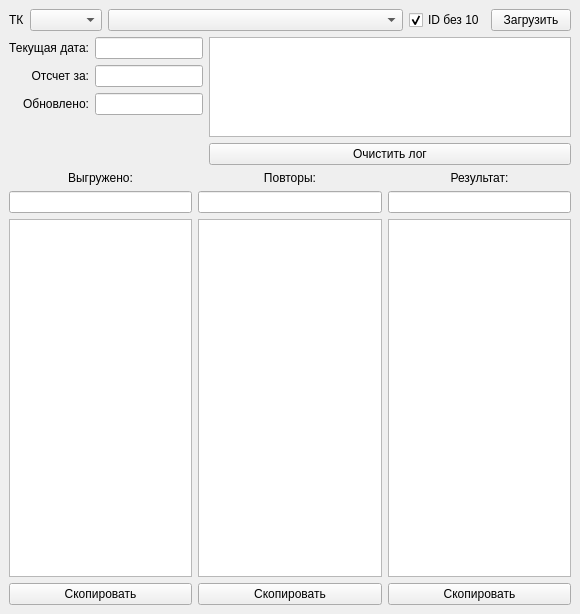
<?xml version="1.0" encoding="UTF-8"?>
<ui version="4.0">
 <class>MainWindow</class>
 <widget class="QMainWindow" name="MainWindow">
  <property name="geometry">
   <rect>
    <x>0</x>
    <y>0</y>
    <width>580</width>
    <height>614</height>
   </rect>
  </property>
  <property name="minimumSize">
   <size>
    <width>580</width>
    <height>614</height>
   </size>
  </property>
  <property name="windowTitle">
   <string>Менеджер отчетов ТК</string>
  </property>
  <widget class="QWidget" name="centralwidget">
   <layout class="QVBoxLayout" name="verticalLayout_4">
    <item>
     <layout class="QHBoxLayout" name="horizontalLayout_2">
      <property name="spacing">
       <number>6</number>
      </property>
      <property name="sizeConstraint">
       <enum>QLayout::SetDefaultConstraint</enum>
      </property>
      <item>
       <widget class="QLabel" name="label_6">
        <property name="text">
         <string>ТК</string>
        </property>
       </widget>
      </item>
      <item>
       <widget class="QComboBox" name="cb_tk"/>
      </item>
      <item>
       <widget class="QComboBox" name="cb_file">
        <property name="sizePolicy">
         <sizepolicy hsizetype="Expanding" vsizetype="Fixed">
          <horstretch>0</horstretch>
          <verstretch>0</verstretch>
         </sizepolicy>
        </property>
       </widget>
      </item>
      <item>
       <widget class="QCheckBox" name="chb_id10">
        <property name="text">
         <string>ID без 10</string>
        </property>
        <property name="checked">
         <bool>true</bool>
        </property>
       </widget>
      </item>
      <item>
       <widget class="QPushButton" name="btn_load">
        <property name="text">
         <string>Загрузить</string>
        </property>
       </widget>
      </item>
     </layout>
    </item>
    <item>
     <layout class="QFormLayout" name="formLayout_2">
      <property name="sizeConstraint">
       <enum>QLayout::SetDefaultConstraint</enum>
      </property>
      <property name="fieldGrowthPolicy">
       <enum>QFormLayout::ExpandingFieldsGrow</enum>
      </property>
      <property name="rowWrapPolicy">
       <enum>QFormLayout::DontWrapRows</enum>
      </property>
      <item row="0" column="0">
       <layout class="QFormLayout" name="formLayout">
        <property name="labelAlignment">
         <set>Qt::AlignRight|Qt::AlignTrailing|Qt::AlignVCenter</set>
        </property>
        <item row="0" column="0">
         <widget class="QLabel" name="label_4">
          <property name="text">
           <string>Текущая дата:</string>
          </property>
          <property name="alignment">
           <set>Qt::AlignRight|Qt::AlignTrailing|Qt::AlignVCenter</set>
          </property>
         </widget>
        </item>
        <item row="0" column="1">
         <widget class="QLineEdit" name="le_date"/>
        </item>
        <item row="1" column="0">
         <widget class="QLabel" name="label_3">
          <property name="text">
           <string>Отсчет за:</string>
          </property>
          <property name="alignment">
           <set>Qt::AlignRight|Qt::AlignTrailing|Qt::AlignVCenter</set>
          </property>
         </widget>
        </item>
        <item row="1" column="1">
         <widget class="QLineEdit" name="le_report_date"/>
        </item>
        <item row="2" column="0">
         <widget class="QLabel" name="label_7">
          <property name="text">
           <string>Обновлено:</string>
          </property>
          <property name="alignment">
           <set>Qt::AlignRight|Qt::AlignTrailing|Qt::AlignVCenter</set>
          </property>
         </widget>
        </item>
        <item row="2" column="1">
         <widget class="QLineEdit" name="le_last_repeats_date"/>
        </item>
       </layout>
      </item>
      <item row="0" column="1">
       <layout class="QVBoxLayout" name="verticalLayout_3">
        <item>
         <widget class="QPlainTextEdit" name="pe_log">
          <property name="sizePolicy">
           <sizepolicy hsizetype="Expanding" vsizetype="Maximum">
            <horstretch>0</horstretch>
            <verstretch>0</verstretch>
           </sizepolicy>
          </property>
          <property name="maximumSize">
           <size>
            <width>16777215</width>
            <height>100</height>
           </size>
          </property>
         </widget>
        </item>
        <item>
         <widget class="QPushButton" name="btn_clean_log">
          <property name="text">
           <string>Очистить лог</string>
          </property>
         </widget>
        </item>
       </layout>
      </item>
     </layout>
    </item>
    <item>
     <layout class="QHBoxLayout" name="horizontalLayout">
      <property name="sizeConstraint">
       <enum>QLayout::SetMaximumSize</enum>
      </property>
      <item>
       <layout class="QVBoxLayout" name="verticalLayout">
        <item>
         <widget class="QLabel" name="label">
          <property name="text">
           <string>Выгружено:</string>
          </property>
          <property name="alignment">
           <set>Qt::AlignCenter</set>
          </property>
         </widget>
        </item>
        <item>
         <widget class="QLineEdit" name="le_uplouaded"/>
        </item>
        <item>
         <widget class="QPlainTextEdit" name="pe_uplouded">
          <property name="readOnly">
           <bool>true</bool>
          </property>
         </widget>
        </item>
        <item>
         <widget class="QPushButton" name="btn_copy_uploaded">
          <property name="text">
           <string>Скопировать</string>
          </property>
         </widget>
        </item>
       </layout>
      </item>
      <item>
       <layout class="QVBoxLayout" name="verticalLayout_2">
        <item>
         <widget class="QLabel" name="label_2">
          <property name="text">
           <string>Повторы:</string>
          </property>
          <property name="alignment">
           <set>Qt::AlignCenter</set>
          </property>
         </widget>
        </item>
        <item>
         <widget class="QLineEdit" name="le_repeats"/>
        </item>
        <item>
         <widget class="QPlainTextEdit" name="pe_repeats">
          <property name="readOnly">
           <bool>true</bool>
          </property>
         </widget>
        </item>
        <item>
         <widget class="QPushButton" name="btn_copy_repeats">
          <property name="text">
           <string>Скопировать</string>
          </property>
         </widget>
        </item>
       </layout>
      </item>
      <item>
       <layout class="QVBoxLayout" name="verticalLayout_16">
        <item>
         <widget class="QLabel" name="label_5">
          <property name="text">
           <string>Результат:</string>
          </property>
          <property name="alignment">
           <set>Qt::AlignCenter</set>
          </property>
         </widget>
        </item>
        <item>
         <widget class="QLineEdit" name="le_result"/>
        </item>
        <item>
         <widget class="QPlainTextEdit" name="pe_result">
          <property name="readOnly">
           <bool>true</bool>
          </property>
         </widget>
        </item>
        <item>
         <widget class="QPushButton" name="btn_copy_result">
          <property name="text">
           <string>Скопировать</string>
          </property>
         </widget>
        </item>
       </layout>
      </item>
     </layout>
    </item>
   </layout>
  </widget>
 </widget>
 <resources/>
 <connections/>
</ui>
